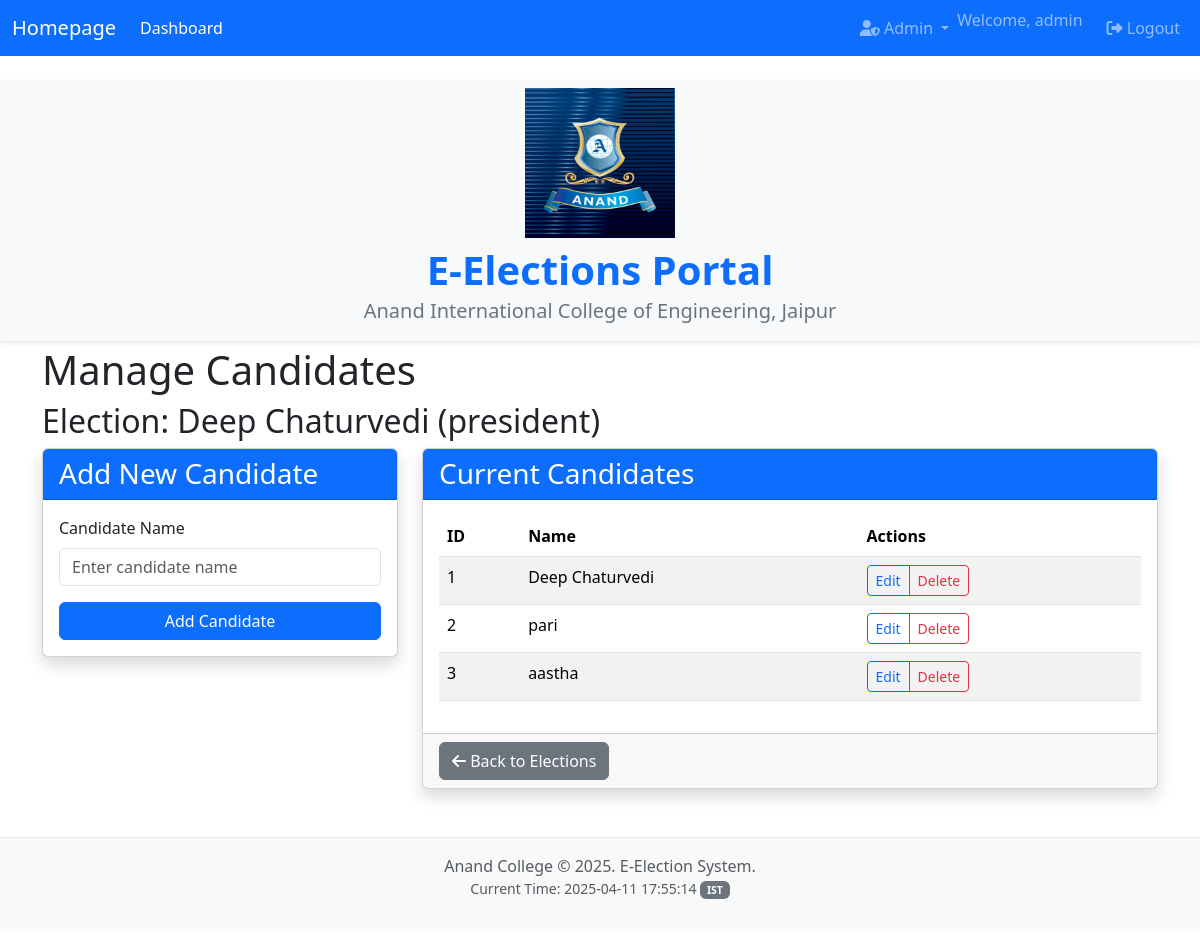
The app's page /admin/elections/1/candidates (signed in) with its own data.
### models.py (models this page shows, shortened)
class User(UserMixin, db.Model):
    id = db.Column(db.String(50), primary_key=True)
    password_hash = db.Column(db.String(256))
    is_admin = db.Column(db.Boolean, default=False)
    has_voted = db.Column(db.Boolean, default=False)

class Election(db.Model):
    id = db.Column(db.Integer, primary_key=True)
    name = db.Column(db.String(100), nullable=False)
    position = db.Column(db.String(100), nullable=False)
    start_time = db.Column(db.DateTime, default=lambda: datetime.datetime.now(datetime.timezone.utc))
    end_time = db.Column(db.DateTime)
    is_active = db.Column(db.Boolean, default=True)

class Candidate(db.Model):
    id = db.Column(db.Integer, primary_key=True)
    name = db.Column(db.String(100), nullable=False)
    election_id = db.Column(db.Integer, db.ForeignKey('election.id'), nullable=False)
    election = db.relationship('Election', backref=db.backref('candidates', lazy=True))

### app.py (the view, shortened to what this page needs)
@app.route('/admin/elections/<int:election_id>/candidates', methods=['GET', 'POST'])
@login_required
@admin_required
def manage_candidates(election_id):
    election = Election.query.get_or_404(election_id)
    candidates = Candidate.query.filter_by(election_id=election_id).all()
    form = CandidateForm()
    return render_template('admin/manage_candidates.html',
                          title=f'Manage Candidates - {election.name}',
                          election=election,
                          candidates=candidates,
                          form=form)

### forms.py
class CandidateForm(FlaskForm):
    name = StringField('Candidate Name', validators=[DataRequired(), Length(max=100)])
    submit = SubmitField('Add Candidate')

### app.py (called while the page is built)
@login_manager.user_loader
def load_user(user_id):
    return User.query.get(user_id)

def admin_required(f):
    @wraps(f)
    def decorated_function(*args, **kwargs):
        if not current_user.is_admin:
            flash('You need administrator privileges to access this page.', 'danger')
            return redirect(url_for('index'))
        return f(*args, **kwargs)
    return decorated_function

@app.context_processor
def inject_now():
    kolkata_tz = pytz.timezone('Asia/Kolkata')
    now_time = datetime.datetime.now(kolkata_tz)
    return {'now': now_time}

### templates/admin/manage_candidates.html (shortened to what this page needs)
{% extends "base.html" %}
{% block content %}
    <h1>Manage Candidates</h1>
    <h2>Election: {{ election.name }} ({{ election.position }})</h2>
    <div class="row">
        <div class="col-md-4">
            <div class="card shadow mb-4">
                <div class="card-header bg-primary text-white">
                    <h3 class="mb-0">Add New Candidate</h3>
                </div>
                <div class="card-body">
                    <form method="POST" action="{{ url_for('manage_candidates', election_id=election.id) }}">
                        <div class="mb-3">
                            {{ form.name.label(class="form-label") }}
                            {{ form.name(class="form-control", placeholder="Enter candidate name") }}
                        </div>
                        <div class="d-grid gap-2">
                            {{ form.submit(class="btn btn-primary") }}
                        </div>
                    </form>
                </div>
            </div>
        </div>
        <div class="col-md-8">
            <div class="card shadow">
                <div class="card-header bg-primary text-white">
                    <h3 class="mb-0">Current Candidates</h3>
                </div>
                <div class="card-body">
                    {% if candidates %}
                        <div class="table-responsive">
                            <table class="table table-striped table-hover">
                                <thead>
                                    <tr>
                                        <th>ID</th>
                                        <th>Name</th>
                                        <th>Actions</th>
                                    </tr>
                                </thead>
                                <tbody>
                                    {% for candidate in candidates %}
                                        <tr>
                                            <td>{{ candidate.id }}</td>
                                            <td>{{ candidate.name }}</td>
                                            <td>
                                                <div class="btn-group" role="group">
                                                    <button type="button" class="btn btn-sm btn-outline-primary">Edit</button>
                                                    <button type="button" class="btn btn-sm btn-outline-danger">Delete</button>
                                                </div>
                                            </td>
                                        </tr>
                                    {% endfor %}
                                </tbody>
                            </table>
                        </div>
                    {% else %}
                        <div class="alert alert-info">No candidates added yet for this election.</div>
                    {% endif %}
                </div>
                <div class="card-footer">
                    <a href="{{ url_for('admin_election_list') }}" class="btn btn-secondary">
                        <i class="fas fa-arrow-left"></i> Back to Elections
                    </a>
                </div>
            </div>
        </div>
    </div>
{% endblock %}

### templates/base.html (shortened to what this page needs)
<!doctype html>
<html lang="en">
<head>
  <link href="https://cdn.jsdelivr.net/npm/bootstrap@5.3.3/dist/css/bootstrap.min.css" rel="stylesheet">
  <link rel="stylesheet" href="https://cdnjs.cloudflare.com/ajax/libs/font-awesome/6.5.1/css/all.min.css" />
  <link rel="stylesheet" href="{{ url_for('static', filename='css/style.css') }}">
</head>
<body>
  <nav class="navbar navbar-expand-lg navbar-dark bg-primary mb-4">
    <div class="container-fluid">
      <a class="navbar-brand" href="{{ url_for('index') }}">Homepage</a>
      <div class="collapse navbar-collapse" id="navbarNav">
        <ul class="navbar-nav me-auto mb-2 mb-lg-0">
          {% if current_user.is_authenticated %}
            <li class="nav-item">
              <a class="nav-link active" aria-current="page" href="{{ url_for('index') }}">Dashboard</a>
            </li>
          {% endif %}
        </ul>
        <ul class="navbar-nav ms-auto mb-2 mb-lg-0">
           {% if current_user.is_authenticated %}
              {% if current_user.is_admin %}
               <li class="nav-item dropdown">
                  <a class="nav-link dropdown-toggle" href="#" id="adminDropdown" role="button" data-bs-toggle="dropdown" aria-expanded="false">
                    <i class="fas fa-user-shield"></i> Admin
                  </a>
                </li>
              {% endif %}
              <li class="nav-item">
                 <span class="navbar-text me-3">
                   Welcome, {{ current_user.id }}
                 </span>
              </li>
              <li class="nav-item">
                <a class="nav-link" href="{{ url_for('logout') }}"><i class="fas fa-sign-out-alt"></i> Logout</a>
              </li>
           {% endif %}
        </ul>
      </div>
    </div>
  </nav>
  <div class="text-center py-2 college-logo-header">
    <img src="{{ url_for('static', filename='images/anand.jpg') }}" alt="Anand College Logo" height="150">
    <h1 class="mt-2 college-title">E-Elections Portal</h1>
    <h5 class="college-subtitle">Anand International College of Engineering, Jaipur</h5>
  </div>
  <main class="container">
    {% block content %}
    {% endblock %}
  </main>
  <footer class="mt-5 py-3 bg-light text-center">
      <div class="container">
          <span class="text-muted">Anand College &copy; {{ now.year if now else 2025 }}. E-Election System.</span>
          <p class="text-muted small">Current Time: {{ now.strftime('%Y-%m-%d %H:%M:%S') if now else 'N/A' }} <span class="badge bg-secondary">{{ now.tzname() if now else 'UTC' }}</span></p>
      </div>
  </footer>
</body>
</html>

### static/css/style.css (style rules this page uses)
body { padding-bottom: 20px; }
.college-logo-header { background-color: #f8f9fa; padding: 15px 0; box-shadow: 0 2px 4px rgba(0,0,0,0.1); margin-bottom: 5px; }
.college-title { font-size: 2.5rem; font-weight: bold; color: #0d6efd; margin-top: 10px; margin-bottom: 5px; }
.college-subtitle { color: #6c757d; font-weight: normal; margin-bottom: 10px; }
footer { margin-top: 50px; padding: 20px 0; border-top: 1px solid #e5e5e5; }

### records on screen
User: id "admin"
Election: name "Deep Chaturvedi", position "president"
Candidate: id "1", name "Deep Chaturvedi"
Candidate: id "2", name "pari"
Candidate: id "3", name "aastha"
